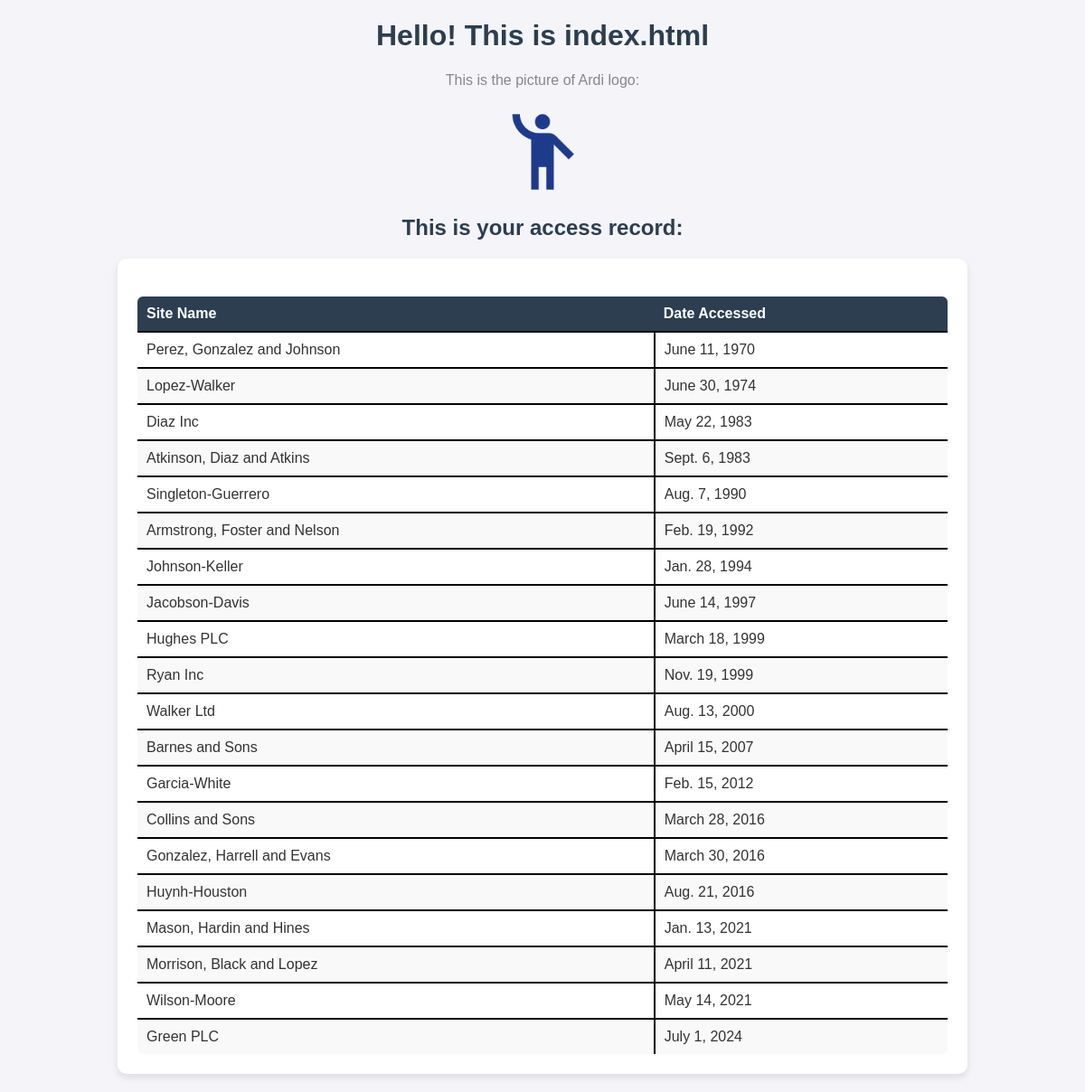
The page / on the database its author committed.
### ardi_app/models.py (models this page shows, shortened)
class AccessRecord(models.Model):
    name = models.ForeignKey(Webpage, on_delete = models.CASCADE)
    date = models.DateField()

class Webpage(models.Model):
    topic = models.ForeignKey(Topic, on_delete = models.CASCADE)
    name = models.CharField(max_length=264, unique=True)
    url = models.URLField(unique=True)
    def __str__(self):
        return self.name

### ardi_app/views.py (the view)
# urls.py: path('',views.index, name='index'),
def index(request):
    webpages_list = AccessRecord.objects.order_by('date')
    date_dict = {'access_records': webpages_list}
    return render(request, 'ardi_app/index.html', context=date_dict)

### templates/ardi_app/index.html (shortened to what this page needs)
<!DOCTYPE html>
{% load static %}
<html>
    <head>
        <link rel="stylesheet" href="{% static 'css/my_style.css' %}" >
    </head>
    <body>
        <h1>Hello! This is index.html</h1>
        <p>This is the picture of Ardi logo:</p>
        <img src="{% static 'images/ardilogo.png' %}" alt="Django logo" width="100">
        <h2>This is your access record:</h2>
        <div class="djangtwo">
            {%if access_records %}
                <table>
                    <thead>
                        <th>Site Name</th>
                        <th>Date Accessed</th>
                    </thead>
                    {% for acc in access_records %}
                        <tr>
                            <td>{{ acc.name }}</td>
                            <td>{{ acc.date }}</td>
                        </tr>
                    {% endfor %}
                </table>
            {% else %}
                <p>NO ACCESS RECORDS FOUND</p>
            {%endif%}
        </div>
    </body>
</html>

### static/css/my_style.css (style rules this page uses)
h1 { color:blue }
table,tr,td { border: 2px black solid; }
body { font-family: Arial, sans-serif; background-color: #f4f4f9; margin: 0; padding: 0; color: #333; }
h1, h2 { color: #2c3e50; text-align: center; }
img { display: block; margin: 20px auto; border-radius: 8px; }
.djangtwo { margin: 20px auto; padding: 20px; max-width: 900px; background-color: #ffffff; border-radius: 10px; box-shadow: 0 4px 8px rgba(0, 0, 0, 0.1); }
table { width: 100%; border-collapse: collapse; margin-top: 20px; border-radius: 8px; overflow: hidden; }
th, td { padding: 10px; text-align: left; border-bottom: 1px solid #ddd; }
th { background-color: #2c3e50; color: white; font-weight: bold; }
tr:nth-child(even) { background-color: #f9f9f9; }
p { text-align: center; font-size: 16px; color: #888; }

### rows shown on the page
AccessRecord: name "Perez, Gonzalez and Johnson", date "June 11, 1970"
AccessRecord: name "Lopez-Walker", date "June 30, 1974"
AccessRecord: name "Diaz Inc", date "May 22, 1983"
AccessRecord: name "Atkinson, Diaz and Atkins", date "Sept. 6, 1983"
AccessRecord: name "Singleton-Guerrero", date "Aug. 7, 1990"
AccessRecord: name "Armstrong, Foster and Nelson", date "Feb. 19, 1992"
AccessRecord: name "Johnson-Keller", date "Jan. 28, 1994"
AccessRecord: name "Jacobson-Davis", date "June 14, 1997"
AccessRecord: name "Hughes PLC", date "March 18, 1999"
AccessRecord: name "Ryan Inc", date "Nov. 19, 1999"
AccessRecord: name "Walker Ltd", date "Aug. 13, 2000"
AccessRecord: name "Barnes and Sons", date "April 15, 2007"
AccessRecord: name "Garcia-White", date "Feb. 15, 2012"
AccessRecord: name "Collins and Sons", date "March 28, 2016"
AccessRecord: name "Gonzalez, Harrell and Evans", date "March 30, 2016"
AccessRecord: name "Huynh-Houston", date "Aug. 21, 2016"
AccessRecord: name "Mason, Hardin and Hines", date "Jan. 13, 2021"
AccessRecord: name "Morrison, Black and Lopez", date "April 11, 2021"
AccessRecord: name "Wilson-Moore", date "May 14, 2021"
AccessRecord: name "Green PLC", date "July 1, 2024"
